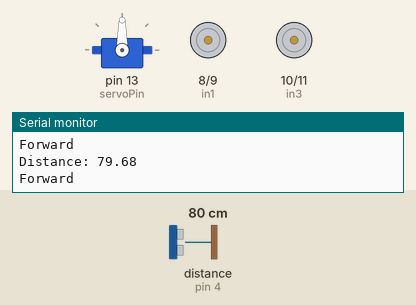
This sketch was run on a simulated Arduino Uno, built with avr-gcc and run on an emulated ATmega328P. On the bench: servo, motor-driver pin pairs drawn as motors (green arrow = first pin HIGH = forward, orange = second pin HIGH = backward, longer = more drive, scaled by the enable pin), the last lines printed to the serial monitor. Wiring (inferred from the names in the program): ultrasonic range finder: trigger pin 5; echo pin 4. The test bench sets the inputs (shaded band); at power-on: distance to the obstacle (sensor on pin 4) 80 cm. The echo pulse lasts 58.3 µs per cm.

Above: at 1.3 s.
1.4 s: distance to the obstacle (sensor on pin 4) set to 18 cm
2.9 s: distance to the obstacle (sensor on pin 4) set to 14 cm
At 3.33 s:
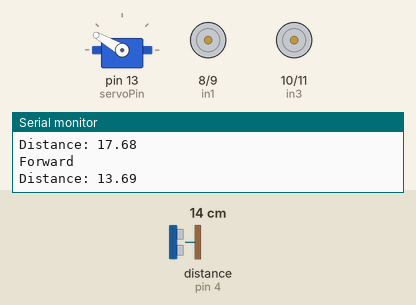
5.9 s: distance to the obstacle (sensor on pin 4) set to 10 cm
8.9 s: distance to the obstacle (sensor on pin 4) set to 35 cm
At 10.2 s:
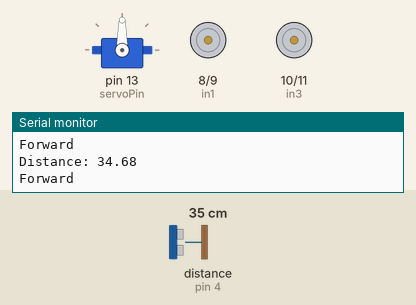
10.5 s: distance to the obstacle (sensor on pin 4) set to 2 cm
At 12.2 s:
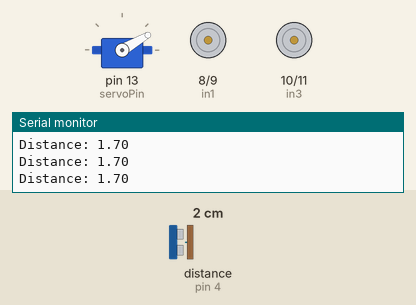
Timing chart, 0 to 14.5 s (numbered marks = the images above; inputs shaded):
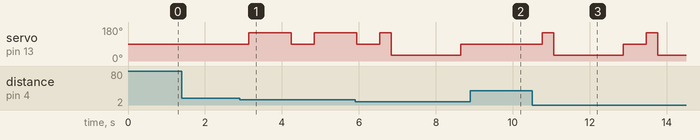

Measured:
- the behaviour switches between 17 and 16 cm on distance to the obstacle (sensor on pin 4) (found by bisection; images 0 and 1)
- after the input at 2.9 s, servo on pin 13 (servoPin): 90° → 150° after 0.24 s, → 90° 1.1 s later, → 150° 0.60 s later
- after the input at 8.9 s, servo on pin 13 (servoPin): stays 90° (without the input it goes to 150° after 0.35 s)
- after the input at 10.5 s, servo on pin 13 (servoPin): 90° → 150° after 0.26 s, → 30° 0.30 s later, → 90° 1.8 s later, → 150° 0.60 s later, … (5 changes in this stretch)

The sketch:

ultrasonicSensorRobot.ino
```cpp
#include <Servo.h>

// Servo
Servo myservo;
const int servoPin = 13;

// Ultrasonic
const int trig = 5;
const int echo = 4;

// Motors
int in1 = 8;
int in2 = 9;
int in3 = 10;
int in4 = 11;

//Motor Speed
const int EnA = 7;
const int EnB = 12;

// ---------- Motor helpers ----------
void stopMoving() {
  digitalWrite(in1, LOW); digitalWrite(in2, LOW);
  digitalWrite(in3, LOW); digitalWrite(in4, LOW);
}

void goForward() {
  digitalWrite(in1, HIGH); digitalWrite(in2, LOW);
  digitalWrite(in3, HIGH); digitalWrite(in4, LOW);
}

void goBackward() {
  digitalWrite(in1, LOW);  digitalWrite(in2, HIGH);
  digitalWrite(in3, LOW);  digitalWrite(in4, HIGH);
}

void turnLeft() {
  digitalWrite(in1, LOW);  digitalWrite(in2, HIGH);
  digitalWrite(in3, HIGH); digitalWrite(in4, LOW);
}

void turnRight() {
  digitalWrite(in1, HIGH); digitalWrite(in2, LOW);
  digitalWrite(in3, LOW);  digitalWrite(in4, HIGH);
}

// ---------- Distance ----------
int getDistanceCm() {
  unsigned long duration;
  float dist;

  digitalWrite(trig, LOW);
  delayMicroseconds(2);
  digitalWrite(trig, HIGH);
  delayMicroseconds(10);
  digitalWrite(trig, LOW);

  duration = pulseIn(echo, HIGH, 30000); // timeout

  if (duration == 0) {
    Serial.println("No echo (timeout)");
    return 200;
  }

  dist = (duration * 0.0343) / 2.0;
  Serial.print("Distance: ");
  Serial.println(dist);

  return (int)dist;
}

// ---------- Setup ----------
void setup() {
  Serial.begin(9600);

  pinMode(in1, OUTPUT);
  pinMode(in2, OUTPUT);
  pinMode(in3, OUTPUT);
  pinMode(in4, OUTPUT);

  pinMode (EnA, OUTPUT);
  pinMode (EnB, OUTPUT);

  pinMode(trig, OUTPUT);
  pinMode(echo, INPUT);

  myservo.attach(servoPin);
  myservo.write(90);
}

// ---------- Main loop ----------
void loop() {
  // Look forward
  myservo.write(90);
  delay(200);
  int distFront = getDistanceCm();

  if (distFront > 15) {
    // Clear path: go forward
    Serial.println("Forward");
    analogWrite(EnA, 100);
    analogWrite(EnB, 100);
    goForward();
    delay(100);
  } else {
    // Obstacle close: stop, scan sides
    stopMoving();
    delay(200);

    // Look left
    myservo.write(150);
    delay(300);
    int distLeft = getDistanceCm();

    if (distLeft > 10) {;
      stopMoving();
      delay(100);
      goBackward();
      delay(400);
      turnLeft();
      delay(300);   // tune how much it turns
      stopMoving();
    } else {
      // Left blocked, try right
      myservo.write(30);
      delay(300);
      int distRight = getDistanceCm();

      if (distRight > 10) {
        stopMoving();
        delay(100);
        goBackward();
        delay(400);
        turnRight();
        delay(300);
        stopMoving();
      } else {
        // Both sides blocked: reverse a bit
        stopMoving();
        delay(100);
        goBackward();
        delay(1000);
        stopMoving();
        delay(100);
        turnRight();
        delay(300);
        stopMoving();
      }
    }
    // Recenter sensor for next loop
    myservo.write(90);
    delay(200);
  }
}
```
